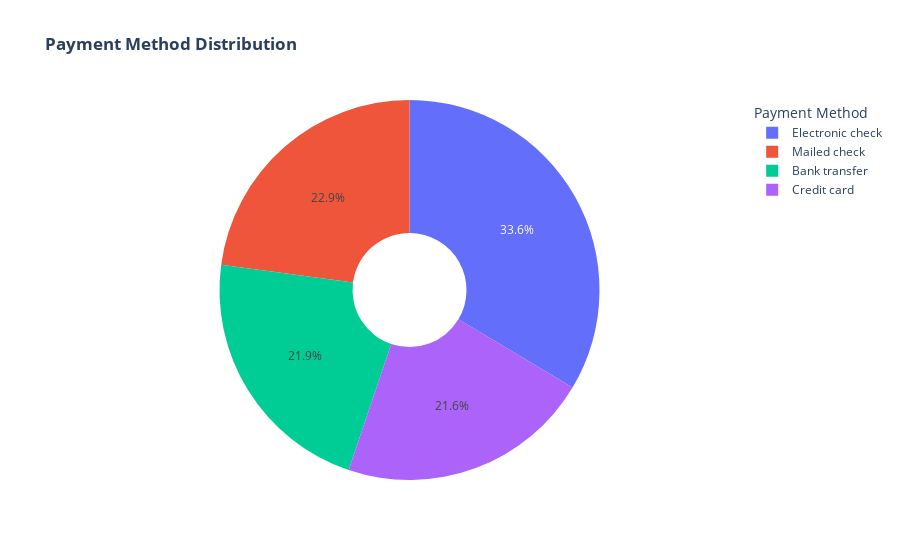

The notebook cell this image was saved under:
### Markdown cell above
About 75% of customer with Month-to-Month Contract opted to move out as compared to 13% of customrs with One Year Contract and 3% with Two Year Contract

### Code cell
PaymentMethod_map = {
    0: 'Bank transfer',
    1: 'Credit card',
    2: 'Electronic check',
    3: 'Mailed check'
}

counts = Data['PaymentMethod'].value_counts()
labels = counts.index.map(PaymentMethod_map)

values = Data['PaymentMethod'].value_counts()


fig = go.Figure(data=[go.Pie(labels=labels, values=values, hole=0.3)])
fig.update_layout(
    title_text="<b>Payment Method Distribution</b>",
    legend_title_text="Payment Method"
)
fig.show()

### Figure 1 — Plotly figure (JSON) as saved in the notebook; plotly's stock layout.template omitted (floating-point values rounded to 4 significant figures)
{"data": [{"hole": 0.3, "labels": ["Electronic check", "Mailed check", "Bank transfer", "Credit card"], "type": "pie", "values": [2365, 1612, 1544, 1522]}], "layout": {"legend": {"title": {"text": "Payment Method"}}, "title": {"text": "<b>Payment Method Distribution</b>"}}}
